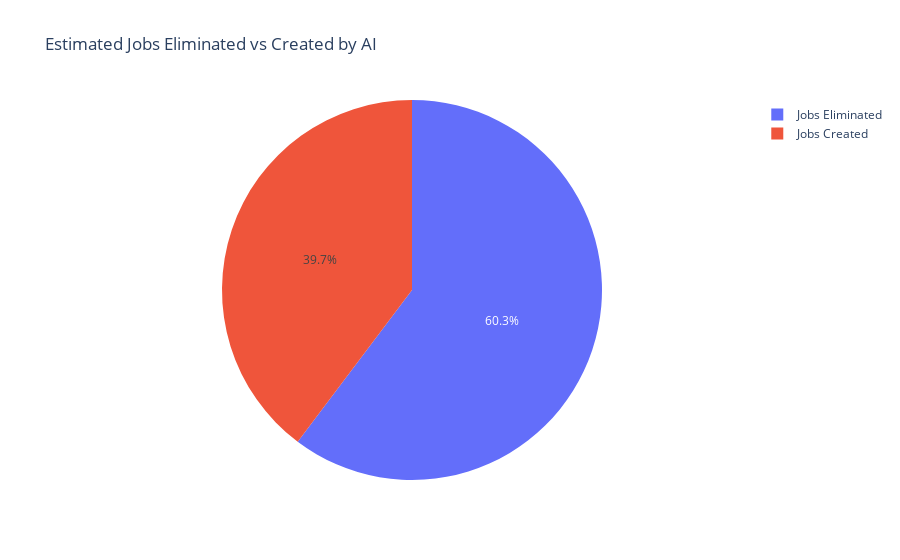

Notebook code for this chart:
### Code cell
# Pie Chart - Estimated Jobs Eliminated vs Created by AI
pie_fig = go.Figure(data=[go.Pie(labels=['Jobs Eliminated', 'Jobs Created'],
                                 values=[df['Estimated Jobs Eliminated by AI (millions)'].sum(), 
                                         df['Estimated New Jobs Created by AI (millions)'].sum()])])
pie_fig.update_layout(title_text='Estimated Jobs Eliminated vs Created by AI')
pie_fig.show()

### Figure 1 — Plotly figure (JSON) as saved in the notebook; plotly's stock layout.template omitted (floating-point values rounded to 4 significant figures)
{"data": [{"labels": ["Jobs Eliminated", "Jobs Created"], "type": "pie", "values": [220, 145]}], "layout": {"title": {"text": "Estimated Jobs Eliminated vs Created by AI"}}}
